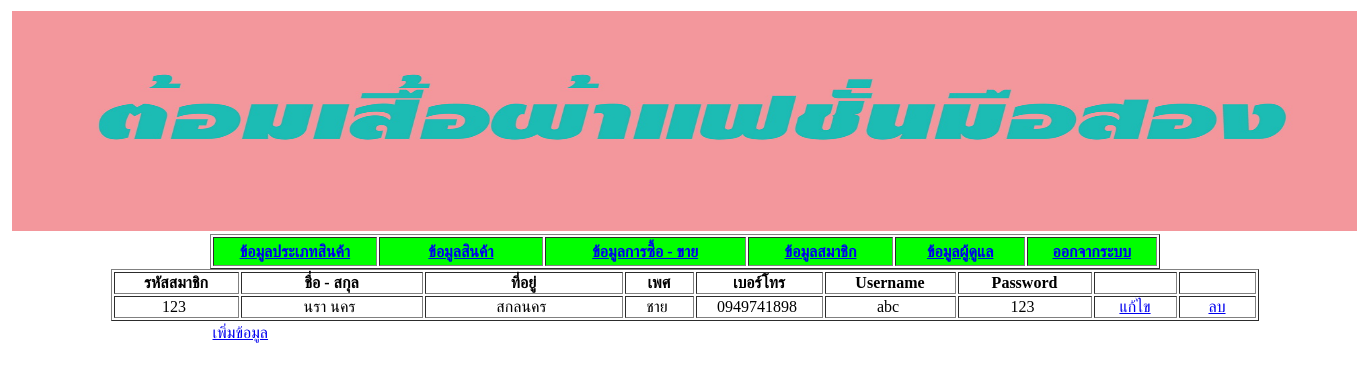
Before: /member/member.php (signed in) with the older database file.
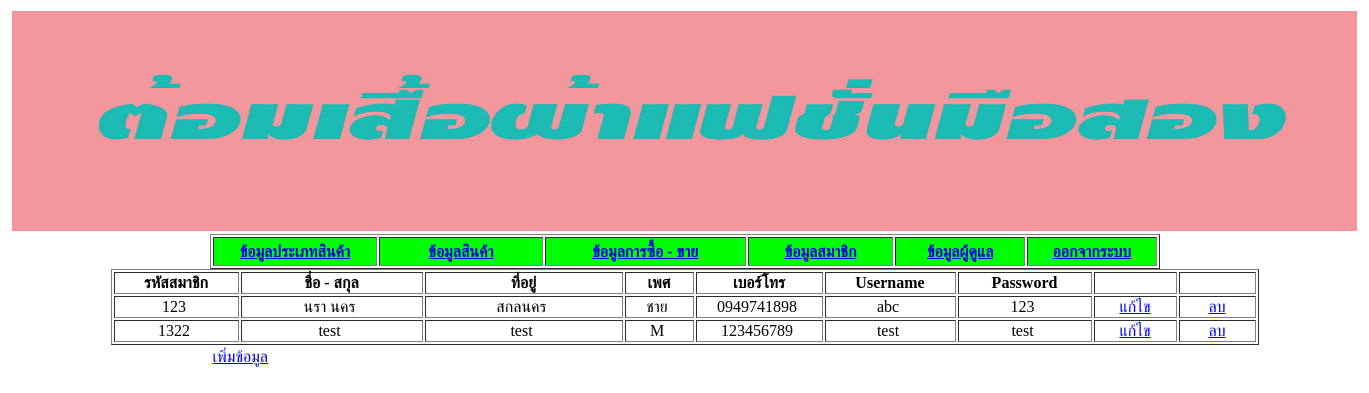
After: the same page with the newer database file.
### tables this page shows
CREATE TABLE `tbmember` (
  `m_ID` int(10) NOT NULL,
  `m_Name` varchar(100) NOT NULL,
  `m_Address` text NOT NULL,
  `m_Sex` varchar(50) NOT NULL,
  `m_Call` varchar(20) NOT NULL,
  `m_User` varchar(50) NOT NULL,
  `m_Pass` varchar(20) NOT NULL
);

### member/member.php (the view, shortened to what this page needs)
<!DOCTYPE html PUBLIC "-//W3C//DTD XHTML 1.0 Transitional//EN" "http://www.w3.org/TR/xhtml1/DTD/xhtml1-transitional.dtd">
<html xmlns="http://www.w3.org/1999/xhtml">
<head>
</head>
<body>
<?php
$strSQL="SELECT * FROM tbmember";
$objQuery=mysql_query($strSQL) or die ("ไม่สามารถติตด่อฐานข้อมูลได้[".$strSQL."]");
?>
<div align="center">
<table width="1345">
  <tr>
    <td><img src="image/Untitled-1.jpg" width="1345" height="220" /></td>
  </tr>
</table>
<table width="950" border="1">
  <tr>
    <th width="186" height="25" bgcolor="#00FF00" scope="col"><a href="../producttype/clothesStore.php">ข้อมูลประเภทสินค้า</a></th>
      <th width="187" bgcolor="#00FF00" scope="col"><a href="../product/product.php">ข้อมูลสินค้า</a></th>
      <th width="233" bgcolor="#00FF00" scope="col"><a href="../order/order.php">ข้อมูลการซื้อ - ขาย</a></th>
      <th width="164" bgcolor="#00FF00" scope="col"><a href="member.php">ข้อมูลสมาชิก</a></th>
      <th width="146" bgcolor="#00FF00" scope="col"><a href="../admin/admin.php">ข้อมูลผู้ดูแล</a></th>
			<th width="146" bgcolor="#00FF00" scope="col"><a href="../admin/logout.php">ออกจากระบบ</a></th>
  </tr>
</table>
<table width="1148" border="1">
  <tr>
    <td width="121" align="center"><strong>รหัสสมาชิก</strong></td>
    <td width="178" align="center"><strong>ชื่อ - สกุล</strong></td>
    <td width="194" align="center"><strong>ที่อยู่</strong></td>
    <td width="65" align="center"><strong>เพศ</strong></td>
    <td width="123" align="center"><strong>เบอร์โทร</strong></td>
    <td width="127" align="center"><strong>Username</strong></td>
    <td width="130" align="center"><strong>Password</strong></td>
    <td width="79" align="center">&nbsp;</td>
    <td width="73" align="center">&nbsp;</td>
    <?php
	while($objResult = mysql_fetch_array($objQuery))
	{
    ?>
    <tr align="center">
      <td><? echo $objResult["m_ID"]?>&nbsp;</td>
      <td><? echo $objResult["m_Name"]?>&nbsp;</td>
      <td><? echo $objResult["m_Address"]?>&nbsp;</td>
      <td><? echo $objResult["m_Sex"]?>&nbsp;</td>
      <td><? echo $objResult["m_Call"]?>&nbsp;</td>
      <td><? echo $objResult["m_User"]?>&nbsp;</td>
      <td><? echo $objResult["m_Pass"]?>&nbsp;</td>
      <td><a href="edit.php?m_ID=<?php echo $objResult['m_ID']?>">แก้ไข</a></td>
      <td><a href="deleteUpd.php?m_ID=<?php echo $objResult['m_ID']?>" onClick="return confirm('คุณต้องการลบข้อมูลจริงหรือไม่')">ลบ </a></td>
    </tr>
    <?php
	}
    ?>
  </table>
<table width="950">
  <tr>
    <td><a href="insert.php">เพิ่มข้อมูล</a></td>
  </tr>
</table>
</div>
</body>
</html>

Changed rows visible on the page:
added tbmember: m_ID "1322", m_Name "test", m_Address "test", m_Sex "M", m_Call "123456789", m_User "test", m_Pass "test"
